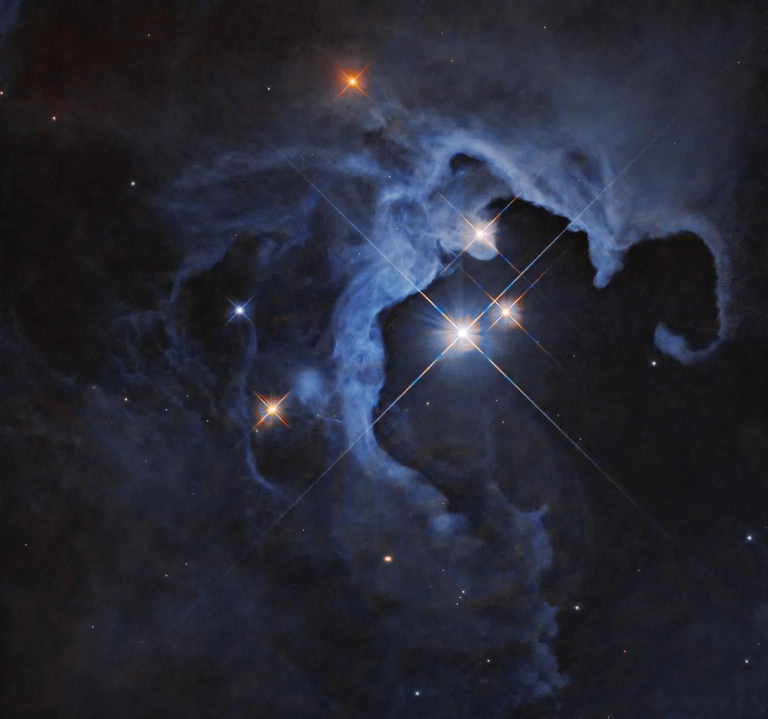
#> input picture assets/space.png, 1536 x 1438 px (shown at 1/2 size)
$ python survival_curve.py
#> lines starting #> are read from the running program, lines starting #| are printed output that depends on the picture
### stowaway/pipeline.py
"""Connects the stages: lock (crypto), add repair data (repair), hide (hide)."""

import base64
import math

from PIL import Image

from stowaway.crypto import lock, unlock
from stowaway.hide import hide, reveal
from stowaway.repair import protect, repair

NSYM = 100     # repair bytes per block
BLOCK = 255    # Reed-Solomon block size: 155 data bytes plus NSYM repair bytes
B64 = set("ABCDEFGHIJKLMNOPQRSTUVWXYZabcdefghijklmnopqrstuvwxyz0123456789-_")


# [7 lines left out: function capacity, not called in this run]


def send(image: Image.Image, message: str, password: str) -> Image.Image:
    """Lock the message, add repair data, hide it. Returns the image carrying the message."""
    salt, token = lock(message, password)
    packed = base64.urlsafe_b64encode(protect(salt + token, NSYM)).decode("ascii").rstrip("=")
    return hide(image, packed)


# [23 lines left out: function receive, not called in this run]

### experiments/survival_curve.py
"""Survival experiment: how much storm can a hidden message survive?

Runs the REAL pipeline (lock -> repair data -> hide -> storm -> receive), so the chart
matches what the app does. The Results tab in app.py calls run_levels() to draw it live.
Run for the official chart:  python -m experiments.survival_curve
"""

import csv
from pathlib import Path

from matplotlib.figure import Figure
from PIL import Image

from stowaway.pipeline import receive, send
from stowaway.storm import damage_image

ROOT = Path(__file__).resolve().parent.parent
SPACE_IMAGE = ROOT / "assets" / "space.png"
MESSAGE = "Stowaway Deep Space Telemetry Data Alpha-7"
PASSWORD = "space-passphrase-2026"
SIZE = 300  # we test on a 300x300 crop of the space image so 100 trials stay quick
# Storm strength = chance that any one bit of the image flips.
LEVELS = [0, 1e-3, 2e-3, 3e-3, 5e-3, 7e-3, 1e-2, 1.5e-2, 2e-2, 3e-2]


def test_image() -> Image.Image:
    """A small crop of the space image with the test message hidden in it."""
    crop = Image.open(SPACE_IMAGE).convert("RGB").crop((0, 0, SIZE, SIZE))
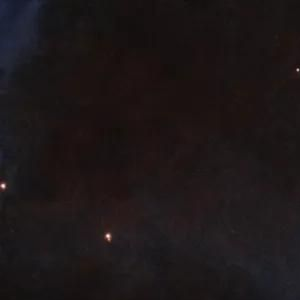
#> crop: PIL image 300x300 RGB; mean R, G, B 28.8, 22.8, 23.7
    return send(crop, MESSAGE, PASSWORD)


def survival_point(stego, probability: float, trials: int, seed: int = 0):
    """Storm the image `trials` times. Returns (% recovered with repair, % without repair)."""
    with_repair = without_repair = 0
    for t in range(trials):
        damaged, _ = damage_image(stego, probability, seed=seed + t)  # fixed seeds, so reruns match
        with_repair += receive(damaged, PASSWORD, True) == ("ok", MESSAGE)
        without_repair += receive(damaged, PASSWORD, False) == ("ok", MESSAGE)
    return 100 * with_repair / trials, 100 * without_repair / trials


def run_levels(trials: int = 100, levels=LEVELS):
    """Yield (probability, with_repair_pct, without_repair_pct), one storm level at a time."""
    stego = test_image()
    for i, p in enumerate(levels):
        yield (p, *survival_point(stego, p, trials, seed=i * 100_000))


def make_chart(probs, with_repair, without_repair, trials: int) -> Figure:
    """Dark survival chart. Works for the saved PNG and for the live app."""
    fig = Figure(figsize=(9, 5))
    ax = fig.subplots()
    fig.patch.set_facecolor("#0e1117")
    ax.set_facecolor("#0e1117")
    xs = [p * 100 for p in probs]
    ax.plot(xs, with_repair, "o-", color="#00ffcc", lw=2.5, label="With repair data")
    ax.plot(xs, without_repair, "x--", color="#ff5555", lw=2.5, label="Without repair data")
    ax.set_xlabel("Storm intensity: chance each bit flips (%)", color="white")
    ax.set_ylabel("Messages recovered (%)", color="white")
    ax.set_title(f"Survival rate vs storm intensity ({trials} trials per level)", color="white")
    ax.set_ylim(-5, 105)
    ax.grid(True, linestyle=":", alpha=0.4)
    ax.tick_params(colors="white")
    ax.legend(facecolor="#1a1d24", labelcolor="white")
    for side in ax.spines.values():
        side.set_color("#555")
    return fig


def run_experiment(trials: int = 100):
    rows = []
    print(f"--- Survival experiment: {trials} trials per level, real pipeline ---")
    for p, with_r, without_r in run_levels(trials):
        rows.append((p, with_r, without_r))
        print(f"flip probability {p * 100:5.2f}% | with repair {with_r:5.1f}% | without {without_r:5.1f}%")

    (ROOT / "assets").mkdir(exist_ok=True)
    (ROOT / "results").mkdir(exist_ok=True)
    with open(ROOT / "results" / "survival_curve.csv", "w", newline="") as f:
        writer = csv.writer(f)
        writer.writerow(["flip_probability", "with_repair_pct", "without_repair_pct", "trials"])
        writer.writerows((*row, trials) for row in rows)
    probs, with_r, without_r = zip(*rows)
    make_chart(probs, with_r, without_r, trials).savefig(ROOT / "assets" / "survival_curve.png",
                                                        dpi=200, facecolor="#0e1117")
    print("Saved assets/survival_curve.png and results/survival_curve.csv")


if __name__ == "__main__":
    run_experiment()
#> (the call stopped at in send, `salt, token = lock(message, password)`: stowaway is not available in this run)
